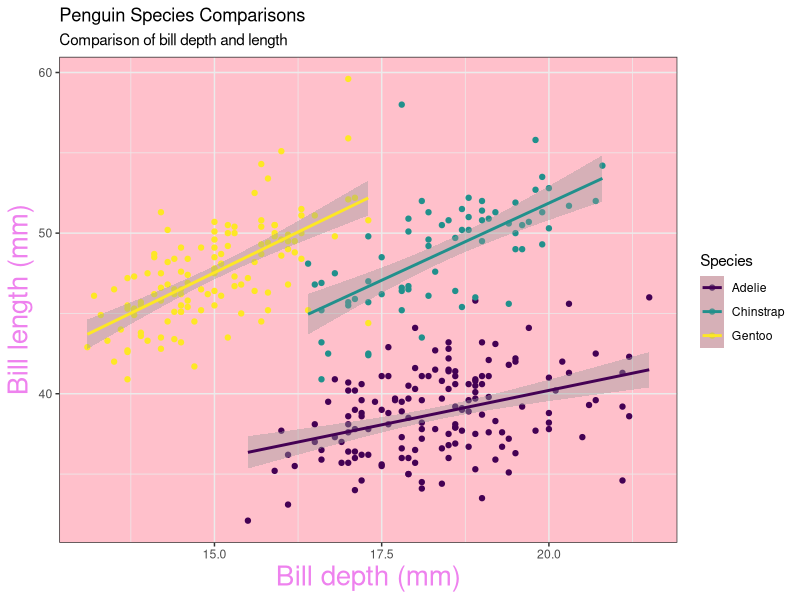
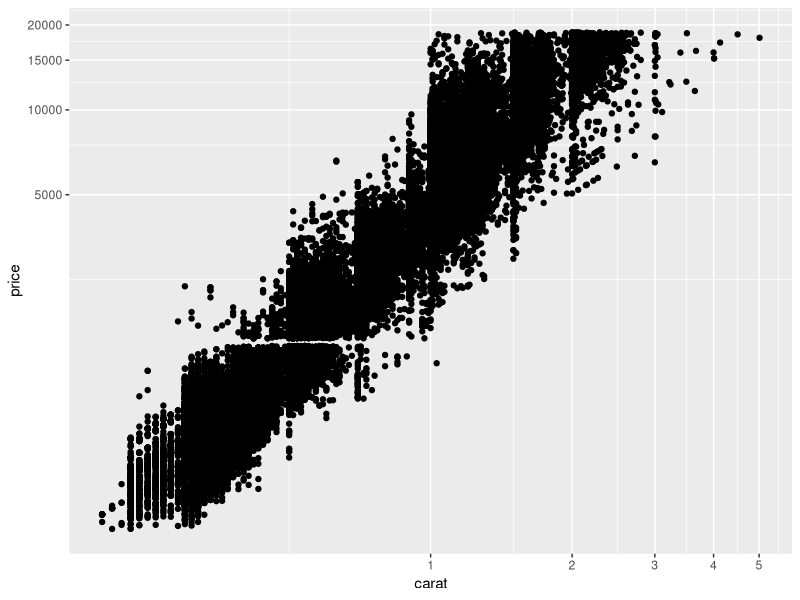
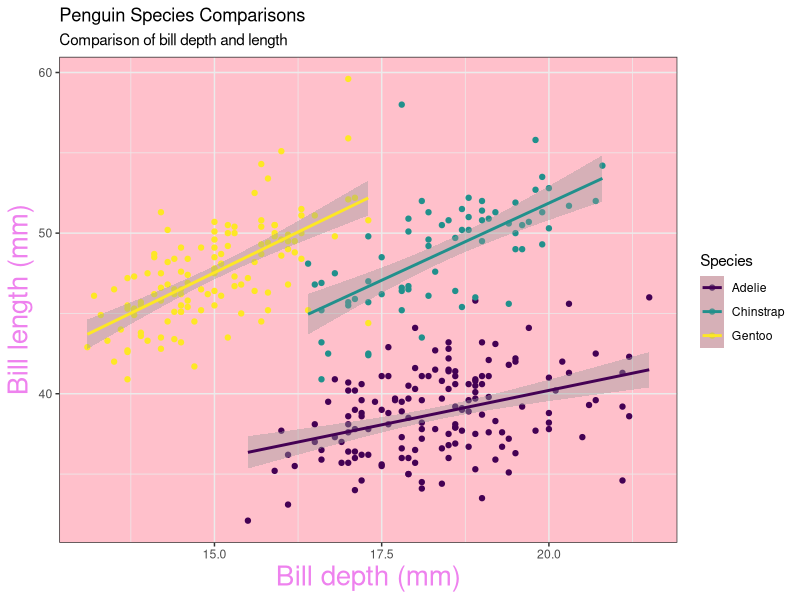

Write R code to recreate these figures, in order.
## Lecture 3b script
## Creator: Kassie Jensen
## Date: 09/11/2024

## Libraries
library(palmerpenguins)
library(tidyverse)
library(here)
library(praise)
library(ggthemes)

# Data is already loaded
glimpse(penguins)
str(penguins)

ggplot(data= penguins,
       mapping = aes(x = bill_depth_mm,
                     y= bill_length_mm,
                     group = species,
                     color = species)) +
  geom_point() +
 geom_smooth(method = "lm", se = TRUE) +
  labs(x = "Bill depth (mm)",
       y = "Bill length (mm)",
       color = "Species",
       title = "Penguin Species Comparisons",
       subtitle = "Comparison of bill depth and length") +
  scale_color_viridis_d() +
  theme_bw()+
  theme(axis.title = element_text(size = 20,
                                  color = "violet"),
        panel.background = element_rect(fill = "pink")) # dif from color = which would just change the outline 
#  coord_fixed(ratio = 0.5) # changes ratio! no ratio = 1x1 ratio
#  coord_flip() # will flip the axis (can use other versions of coord_ to manipulate graph)
#  scale_color_manual(values = c("orange", "purple","green""))#manually change colors
#  scale_x_continuous(breaks = c(0,14,17,21)) #specific numbers on axis
# scale_x_continuous(limits = c(15,24)) +
# scale_y_continuous(limits = c(30,62)) # puts axis scale

#p + theme_bw() ## lots of theme() that can change the background/ theme 

ggsave(here("Week03", "Output", "Penguin.png"),
       width = 10, height = 5)

praise()


## Plating with another data set
ggplot(data= diamonds,
       mapping = aes(x = carat,
                     y= price,
                     )) +
  geom_point() +
  coord_trans(x = "log10", y = "log10") # you can log within the graph
#geom_smooth(method = "lm", se = TRUE) +
labs(x = "Bill depth (mm)",
     y = "Bill length (mm)",
     color = "Species",
     title = "Penguin Species Comparisons",
     subtitle = "Comparison of bill depth and length") +
  scale_color_viridis_d() 
